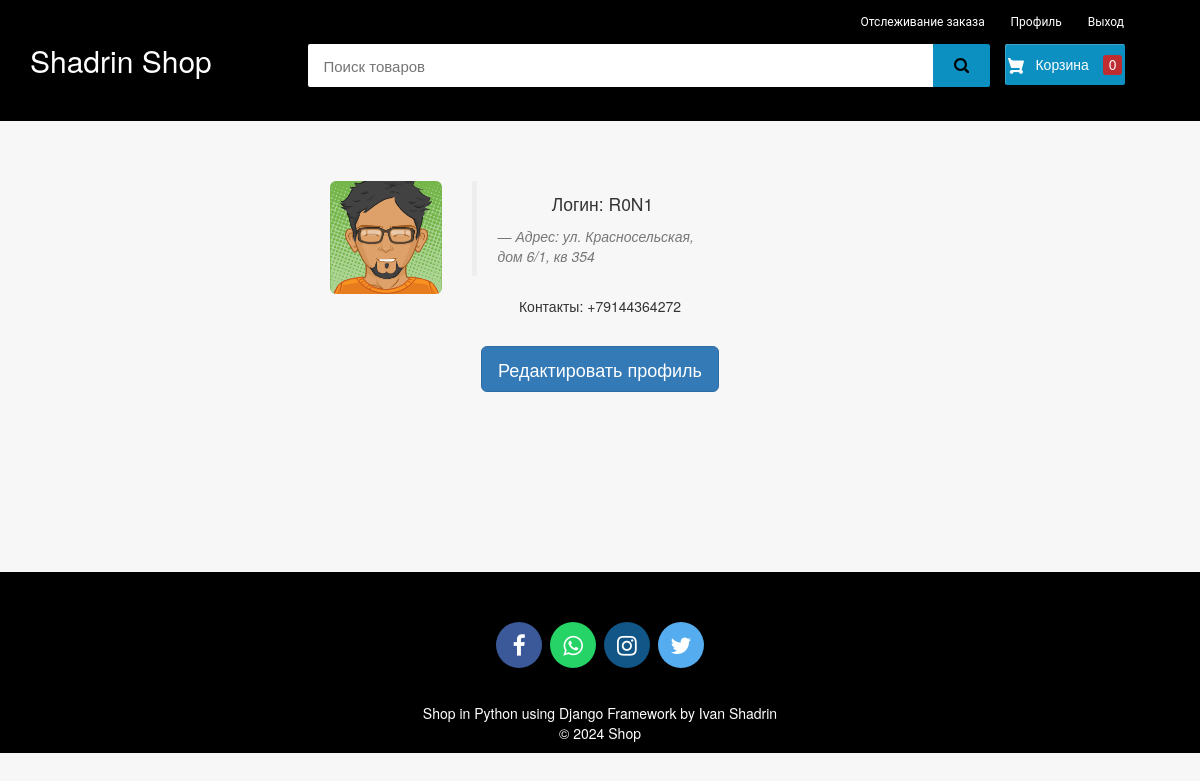
Page /my-profile (signed in) on the committed database.
### ecom/models.py (models this page shows, shortened)
class Customer(models.Model):
    user=models.OneToOneField(User,on_delete=models.CASCADE)
    profile_pic= models.ImageField(upload_to='profile_pic/CustomerProfilePic/',null=True,blank=True)
    address = models.CharField(max_length=40)
    mobile = models.CharField(max_length=20,null=False)

### ecom/views.py (the view)
# urls.py: path('my-profile', views.my_profile_view,name='my-profile'),
@login_required(login_url='customerlogin')
@user_passes_test(is_customer)
def my_profile_view(request):
    customer=models.Customer.objects.get(user_id=request.user.id)
    return render(request,'ecom/my_profile.html',{'customer':customer})

### ecom/views.py (called while the page is built)
def is_customer(user):
    return user.groups.filter(name='CUSTOMER').exists()

### templates/ecom/my_profile.html (shortened to what this page needs)
{% extends 'ecom/customer_base.html' %}
{% load static %}
{% block content %}
<br><br><br>
<div style="padding-left:300px;" class="container">
        <div class="col-sm-2 col-md-2">
            <img src="{% static customer.profile_pic.url %}"   alt="profile pic" class="img-rounded img-responsive" />
        </div>
        <div class="col-sm-4 col-md-4">
            <blockquote>
                <p>Логин: {{request.user}}</p> <small><cite title="Source Title">Адрес: {{customer.address}}  </cite></small>
            </blockquote>
            <p>Контакты: {{customer.mobile}}
            </p>
        </div>
</div>
<br>
<div style="text-align: center;">
  <a href="/edit-profile"><button class="btn btn-primary btn-lg" ><span>Редактировать профиль </span></button></a>
</div>
<br><br><br><br><br><br>
{% endblock content %}

### templates/ecom/customer_base.html (style rules this page uses)
body { background-color: #f7f7f7; }
p { text-align: center; }

### templates/ecom/my_profile.html (style rules this page uses)
body { background-color:#f7f7f7; }

### rows in the picture
Customer: profile_pic (picture), address "ул. Красносельская, дом 6/1, кв 354", mobile "+79144364272"

### other values in the picture
{{ request.user }} "R0N1"
